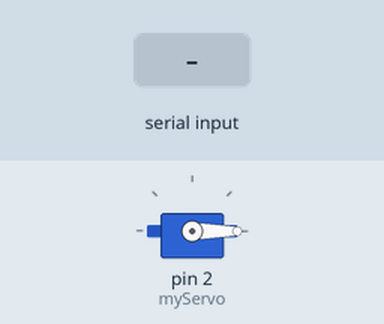
This sketch was run on a simulated Arduino Uno, built with avr-gcc and run on an emulated ATmega328P. Parts: servo. The inputs (shaded band) are chosen by the test bench. What the sketch prints to the serial monitor is not drawn.

Above: at 1.2 s.
1.3 s: "90,45\n" received over Serial
At 2.1 s:
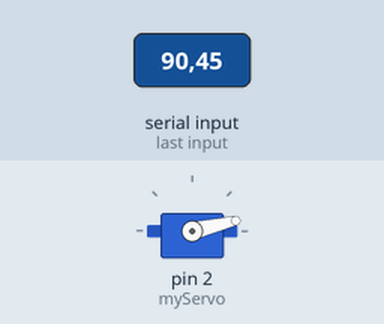
2.8 s: "30,150\n" received over Serial
At 3.5 s:
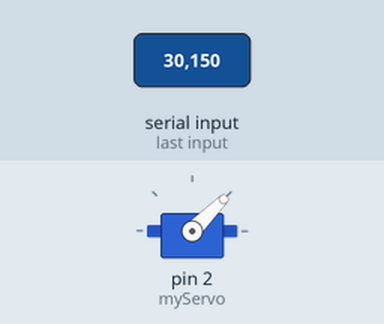
5.3 s: "200\n" received over Serial
At 6.1 s:
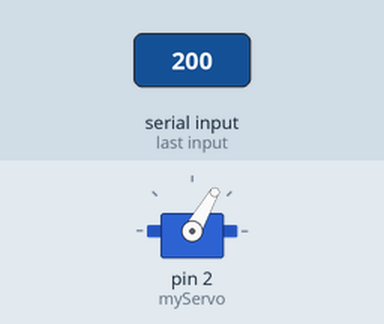
Timing chart, 0 to 8.3 s (numbered marks = the images above; inputs shaded):
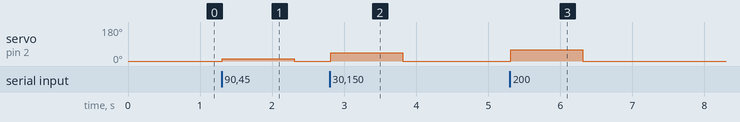

The sketch:

Class004_ErickH_Arduino3.ino
```cpp
//Erick Hernandez Bonilla
#include <Servo.h>

Servo myServo;
int posX = 0;

void setup() {
  // put your setup code here, to run once:
  Serial.begin(9600);
  myServo.attach(2);
}

void loop() {
  // put your main code here, to run repeatedly:
  Serial.println(posX);
  int val = map(posX,0,600,0,180);
  myServo.write(val);
  //delay(50);
}

void serialEvent()
{
  if(Serial.available())
  {
    posX = Serial.parseInt();
  }
}
```

Measured:
- after the input at 1.3 s, servo on pin 2 (myServo): 0° → 13° at once, → 0° 1.0 s later
- after the input at 2.8 s, servo on pin 2 (myServo): 0° → 45° at once, → 0° 1.0 s later
- after the input at 5.3 s, servo on pin 2 (myServo): 0° → 60° at once, → 0° 1.0 s later
